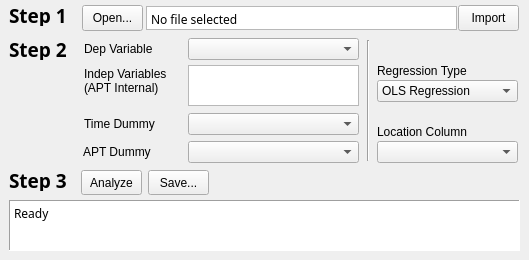
    <widget class="QWidget" name="Regression">
     <attribute name="title">
      <string>Regression</string>
     </attribute>
     <widget class="QLabel" name="reg_label_step1">
      <property name="geometry">
       <rect>
        <x>9</x>
        <y>5</y>
        <width>71</width>
        <height>21</height>
       </rect>
      </property>
      <property name="font">
       <font>
        <family>나눔고딕코딩</family>
        <pointsize>14</pointsize>
        <weight>75</weight>
        <bold>true</bold>
       </font>
      </property>
      <property name="text">
       <string>Step 1</string>
      </property>
     </widget>
     <widget class="QPushButton" name="reg_button_open">
      <property name="geometry">
       <rect>
        <x>82</x>
        <y>5</y>
        <width>61</width>
        <height>26</height>
       </rect>
      </property>
      <property name="text">
       <string>Open...</string>
      </property>
     </widget>
     <widget class="QPushButton" name="reg_button_import">
      <property name="geometry">
       <rect>
        <x>458</x>
        <y>5</y>
        <width>61</width>
        <height>26</height>
       </rect>
      </property>
      <property name="text">
       <string>Import</string>
      </property>
     </widget>
     <widget class="QLabel" name="reg_label_step2">
      <property name="geometry">
       <rect>
        <x>9</x>
        <y>39</y>
        <width>71</width>
        <height>21</height>
       </rect>
      </property>
      <property name="font">
       <font>
        <family>나눔고딕코딩</family>
        <pointsize>14</pointsize>
        <weight>75</weight>
        <bold>true</bold>
       </font>
      </property>
      <property name="text">
       <string>Step 2</string>
      </property>
     </widget>
     <widget class="QTextBrowser" name="reg_text_path">
      <property name="geometry">
       <rect>
        <x>146</x>
        <y>6</y>
        <width>311</width>
        <height>24</height>
       </rect>
      </property>
      <property name="sizePolicy">
       <sizepolicy hsizetype="Fixed" vsizetype="Fixed">
        <horstretch>0</horstretch>
        <verstretch>0</verstretch>
       </sizepolicy>
      </property>
      <property name="font">
       <font>
        <family>굴림</family>
        <pointsize>9</pointsize>
       </font>
      </property>
      <property name="cursor" stdset="0">
       <cursorShape>IBeamCursor</cursorShape>
      </property>
      <property name="mouseTracking">
       <bool>false</bool>
      </property>
      <property name="focusPolicy">
       <enum>Qt::ClickFocus</enum>
      </property>
      <property name="contextMenuPolicy">
       <enum>Qt::DefaultContextMenu</enum>
      </property>
      <property name="acceptDrops">
       <bool>true</bool>
      </property>
      <property name="toolTip">
       <string notr="true"/>
      </property>
      <property name="layoutDirection">
       <enum>Qt::LeftToRight</enum>
      </property>
      <property name="autoFillBackground">
       <bool>false</bool>
      </property>
      <property name="inputMethodHints">
       <set>Qt::ImhNone</set>
      </property>
      <property name="frameShape">
       <enum>QFrame::StyledPanel</enum>
      </property>
      <property name="verticalScrollBarPolicy">
       <enum>Qt::ScrollBarAlwaysOff</enum>
      </property>
      <property name="horizontalScrollBarPolicy">
       <enum>Qt::ScrollBarAlwaysOff</enum>
      </property>
      <property name="sizeAdjustPolicy">
       <enum>QAbstractScrollArea::AdjustToContents</enum>
      </property>
      <property name="lineWrapMode">
       <enum>QTextEdit::NoWrap</enum>
      </property>
      <property name="lineWrapColumnOrWidth">
       <number>0</number>
      </property>
      <property name="html">
       <string>&lt;!DOCTYPE HTML PUBLIC &quot;-//W3C//DTD HTML 4.0//EN&quot; &quot;http://www.w3.org/TR/REC-html40/strict.dtd&quot;&gt;
&lt;html&gt;&lt;head&gt;&lt;meta name=&quot;qrichtext&quot; content=&quot;1&quot; /&gt;&lt;style type=&quot;text/css&quot;&gt;
p, li { white-space: pre-wrap; }
&lt;/style&gt;&lt;/head&gt;&lt;body style=&quot; font-family:'굴림'; font-size:9pt; font-weight:400; font-style:normal;&quot;&gt;
&lt;p style=&quot; margin-top:12px; margin-bottom:12px; margin-left:0px; margin-right:0px; -qt-block-indent:0; text-indent:0px;&quot;&gt;No file selected&lt;/p&gt;&lt;/body&gt;&lt;/html&gt;</string>
      </property>
     </widget>
     <widget class="QComboBox" name="reg_combo_deplog">
      <property name="geometry">
       <rect>
        <x>188</x>
        <y>38</y>
        <width>171</width>
        <height>22</height>
       </rect>
      </property>
     </widget>
     <widget class="QLabel" name="reg_label_deplog">
      <property name="geometry">
       <rect>
        <x>84</x>
        <y>38</y>
        <width>81</width>
        <height>21</height>
       </rect>
      </property>
      <property name="text">
       <string>Dep Variable</string>
      </property>
     </widget>
     <widget class="QLabel" name="reg_label_indepcont">
      <property name="geometry">
       <rect>
        <x>84</x>
        <y>65</y>
        <width>91</width>
        <height>31</height>
       </rect>
      </property>
      <property name="text">
       <string>Indep Variables
(APT Internal)</string>
      </property>
     </widget>
     <widget class="QListWidget" name="reg_list_internal">
      <property name="geometry">
       <rect>
        <x>188</x>
        <y>65</y>
        <width>171</width>
        <height>41</height>
       </rect>
      </property>
      <property name="selectionMode">
       <enum>QAbstractItemView::MultiSelection</enum>
      </property>
     </widget>
     <widget class="QPushButton" name="reg_button_analyze">
      <property name="geometry">
       <rect>
        <x>81</x>
        <y>170</y>
        <width>61</width>
        <height>25</height>
       </rect>
      </property>
      <property name="text">
       <string>Analyze</string>
      </property>
     </widget>
     <widget class="QLabel" name="reg_label_status">
      <property name="geometry">
       <rect>
        <x>9</x>
        <y>170</y>
        <width>71</width>
        <height>21</height>
       </rect>
      </property>
      <property name="font">
       <font>
        <family>나눔고딕코딩</family>
        <pointsize>14</pointsize>
        <weight>75</weight>
        <bold>true</bold>
       </font>
      </property>
      <property name="text">
       <string>Step 3</string>
      </property>
     </widget>
     <widget class="QTextBrowser" name="reg_text_status">
      <property name="enabled">
       <bool>true</bool>
      </property>
      <property name="geometry">
       <rect>
        <x>9</x>
        <y>200</y>
        <width>511</width>
        <height>51</height>
       </rect>
      </property>
      <property name="font">
       <font>
        <family>굴림체</family>
        <pointsize>9</pointsize>
        <weight>50</weight>
        <bold>false</bold>
       </font>
      </property>
      <property name="mouseTracking">
       <bool>false</bool>
      </property>
      <property name="focusPolicy">
       <enum>Qt::NoFocus</enum>
      </property>
      <property name="contextMenuPolicy">
       <enum>Qt::CustomContextMenu</enum>
      </property>
      <property name="acceptDrops">
       <bool>false</bool>
      </property>
      <property name="whatsThis">
       <string>&lt;html&gt;&lt;head/&gt;&lt;body&gt;&lt;p&gt;Ready&lt;/p&gt;&lt;/body&gt;&lt;/html&gt;</string>
      </property>
      <property name="autoFillBackground">
       <bool>true</bool>
      </property>
      <property name="inputMethodHints">
       <set>Qt::ImhMultiLine</set>
      </property>
      <property name="frameShape">
       <enum>QFrame::Panel</enum>
      </property>
      <property name="frameShadow">
       <enum>QFrame::Sunken</enum>
      </property>
      <property name="html">
       <string>&lt;!DOCTYPE HTML PUBLIC &quot;-//W3C//DTD HTML 4.0//EN&quot; &quot;http://www.w3.org/TR/REC-html40/strict.dtd&quot;&gt;
&lt;html&gt;&lt;head&gt;&lt;meta name=&quot;qrichtext&quot; content=&quot;1&quot; /&gt;&lt;style type=&quot;text/css&quot;&gt;
p, li { white-space: pre-wrap; }
&lt;/style&gt;&lt;/head&gt;&lt;body style=&quot; font-family:'굴림체'; font-size:9pt; font-weight:400; font-style:normal;&quot;&gt;
&lt;p style=&quot; margin-top:0px; margin-bottom:0px; margin-left:0px; margin-right:0px; -qt-block-indent:0; text-indent:0px;&quot;&gt;&lt;span style=&quot; font-family:'굴림';&quot;&gt;Ready&lt;/span&gt;&lt;/p&gt;&lt;/body&gt;&lt;/html&gt;</string>
      </property>
     </widget>
     <widget class="QPushButton" name="reg_button_save">
      <property name="geometry">
       <rect>
        <x>148</x>
        <y>170</y>
        <width>61</width>
        <height>25</height>
       </rect>
      </property>
      <property name="text">
       <string>Save...</string>
      </property>
     </widget>
     <widget class="QLabel" name="reg_label_time">
      <property name="geometry">
       <rect>
        <x>84</x>
        <y>113</y>
        <width>81</width>
        <height>21</height>
       </rect>
      </property>
      <property name="text">
       <string>Time Dummy</string>
      </property>
     </widget>
     <widget class="QComboBox" name="reg_combo_regtype">
      <property name="geometry">
       <rect>
        <x>377</x>
        <y>80</y>
        <width>141</width>
        <height>22</height>
       </rect>
      </property>
      <item>
       <property name="text">
        <string>OLS Regression</string>
       </property>
      </item>
      <item>
       <property name="text">
        <string>Median Regression</string>
       </property>
      </item>
     </widget>
     <widget class="Line" name="line">
      <property name="geometry">
       <rect>
        <x>360</x>
        <y>40</y>
        <width>16</width>
        <height>121</height>
       </rect>
      </property>
      <property name="orientation">
       <enum>Qt::Vertical</enum>
      </property>
     </widget>
     <widget class="QLabel" name="reg_label_columns">
      <property name="geometry">
       <rect>
        <x>377</x>
        <y>121</y>
        <width>131</width>
        <height>21</height>
       </rect>
      </property>
      <property name="text">
       <string>Location Column</string>
      </property>
     </widget>
     <widget class="QComboBox" name="reg_combo_columns">
      <property name="geometry">
       <rect>
        <x>377</x>
        <y>141</y>
        <width>141</width>
        <height>22</height>
       </rect>
      </property>
     </widget>
     <widget class="QComboBox" name="reg_combo_time">
      <property name="geometry">
       <rect>
        <x>188</x>
        <y>113</y>
        <width>171</width>
        <height>22</height>
       </rect>
      </property>
     </widget>
     <widget class="QLabel" name="reg_label_apt">
      <property name="geometry">
       <rect>
        <x>83</x>
        <y>141</y>
        <width>81</width>
        <height>21</height>
       </rect>
      </property>
      <property name="text">
       <string>APT Dummy</string>
      </property>
     </widget>
     <widget class="QComboBox" name="reg_combo_apt">
      <property name="geometry">
       <rect>
        <x>188</x>
        <y>141</y>
        <width>171</width>
        <height>22</height>
       </rect>
      </property>
     </widget>
     <widget class="QLabel" name="reg_label_columns_2">
      <property name="geometry">
       <rect>
        <x>377</x>
        <y>60</y>
        <width>131</width>
        <height>21</height>
       </rect>
      </property>
      <property name="text">
       <string>Regression Type</string>
      </property>
     </widget>
    </widget>
